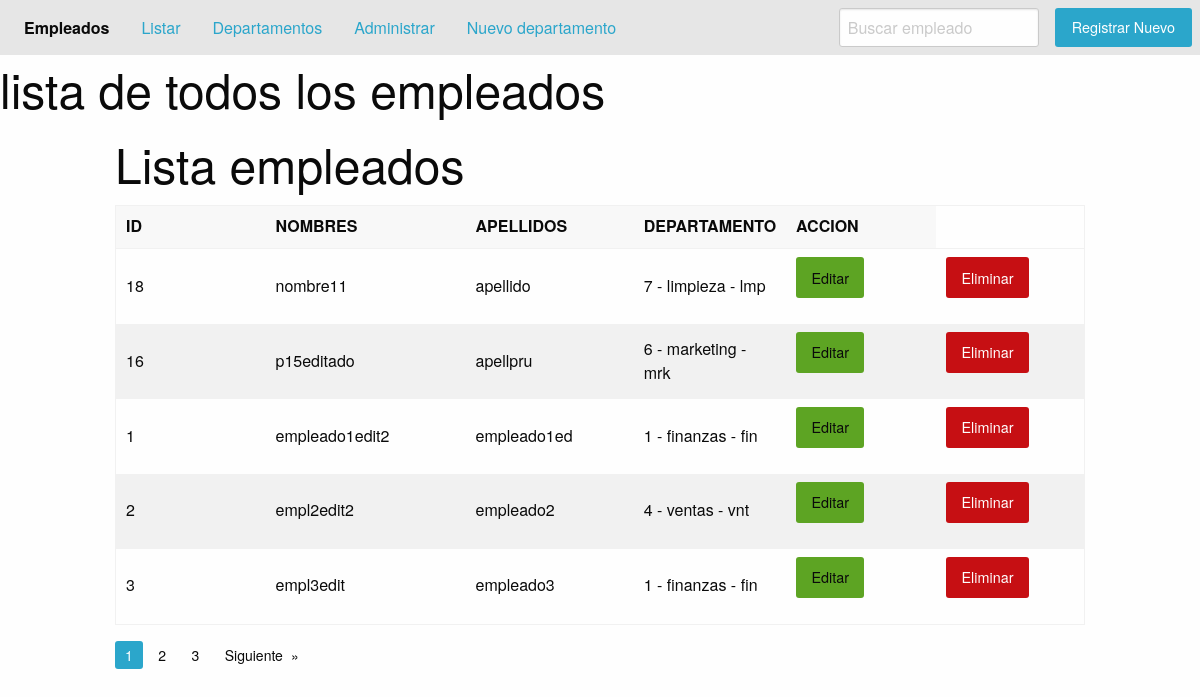
Page /listadmin/ on the committed database.
### applications/persona/models.py (models this page shows)
class Empleado(models.Model):
    first_name = models.CharField('nombre', max_length=60)
    last_name = models.CharField('apellido',max_length=60)
    full_name= models.CharField('nombres completos',max_length=120,blank=True)
    job = models.CharField('trabajo',max_length=5,choices=tipo_job)
    depa=models.ForeignKey(Departamentos,on_delete=models.CASCADE)
    habilidades=models.ManyToManyField(Habilidades)
    class Meta:
        verbose_name='verb_empleado'
        verbose_name_plural='pl_empleados'
        ordering=['last_name']

### applications/departamento/models.py (models this page shows)
class Departamentos(models.Model):
    name = models.CharField('nombre',max_length=50)
    shor_name=models.CharField('nombre corto',max_length=20)
    anulate=models.BooleanField('anulado',default=False)
    def __str__(self):
        return f'{self.id} - {self.name} - {self.shor_name}'
    class Meta:
        verbose_name='verb_depart'
        verbose_name_plural='plural_depart'
        ordering=['-name']
        unique_together=('name','shor_name')

### applications/persona/views.py (the view)
# urls.py: path('listadmin/', views.Listadmin.as_view(),name='listadmin'),
class Listadmin(ListView):
    template_name = 'persona/listadmin.html'
    paginate_by = 5
    context_object_name = 'emple'
    model = Empleado

### templates/persona/listadmin.html (shortened to what this page needs)
{% extends 'base.html' %}
{% block body %}
    {% include 'includes/head.html' %}
    <h1>lista de todos los empleados</h1>
    <div class="grid-container">
        <div class="grid-x">
            <h1 class="cell">Lista empleados</h1>
            <div class="cell">
                <table>
                    <thead>
                    <tr>
                        <th width="150">ID</th>
                        <th width="200">NOMBRES</th>
                        <th>APELLIDOS</th>
                        <th width="150">DEPARTAMENTO</th>
                        <th width="150">ACCION</th>
                    </tr>
                    </thead>
                    <tbody>
                    {% for foo in emple %}
                        <tr>
                            <td>{{ foo.id}}</td>
                            <td>{{ foo.first_name}}</td>
                            <td>{{ foo.last_name}}</td>
                            <td>{{ foo.depa}}</td>
                            <td>
                                <a class="button success" href="{% url 'persona_app:modificar' foo.id %}">
                                    Editar
                                </a>
                            </td>
                            <td>
                                <a class="button alert" href="{% url 'persona_app:del' foo.id %}">
                                    Eliminar
                                </a>
                            </td>
                        </tr>
                    {% endfor %}
                    </tbody>
                </table>
            </div>
            <div class="cell">
                {% if is_paginated %}
                    <nav aria-label="Pagination">
                        <ul class="pagination">
                            {% for pag in paginator.page_range %}
                                {% ifequal pag page_obj.number %}
                                    <li class="current"><span class="show-for-sr">You're on page</span> {{ pag }}</li>
                                {% else %}
                                    <li><a href="?page={{ pag }}">{{ pag }}</a></li>
                                {% endifequal %}
                            {% endfor %}
                            {% if page_obj.has_next %}
                                <li class="pagination-next">
                                    <a href="?page={{ page_obj.next_page_number }}" aria-label="Page 2">Siguiente</a></li>
                            {% endif %}
                        </ul>
                    </nav>
                {% endif %}
            </div>
        </div>
    </div>
{% endblock %}

### rows in the picture
Empleado: id "18", first_name "nombre11", last_name "apellido", depa "7 - limpieza - lmp"
Empleado: id "16", first_name "p15editado", last_name "apellpru", depa "6 - marketing - mrk"
Empleado: id "1", first_name "empleado1edit2", last_name "empleado1ed", depa "1 - finanzas - fin"
Empleado: id "2", first_name "empl2edit2", last_name "empleado2", depa "4 - ventas - vnt"
Empleado: id "3", first_name "empl3edit", last_name "empleado3", depa "1 - finanzas - fin"

### other values in the picture
{{ pag }} "1"
{{ pag }} "2" "3"
